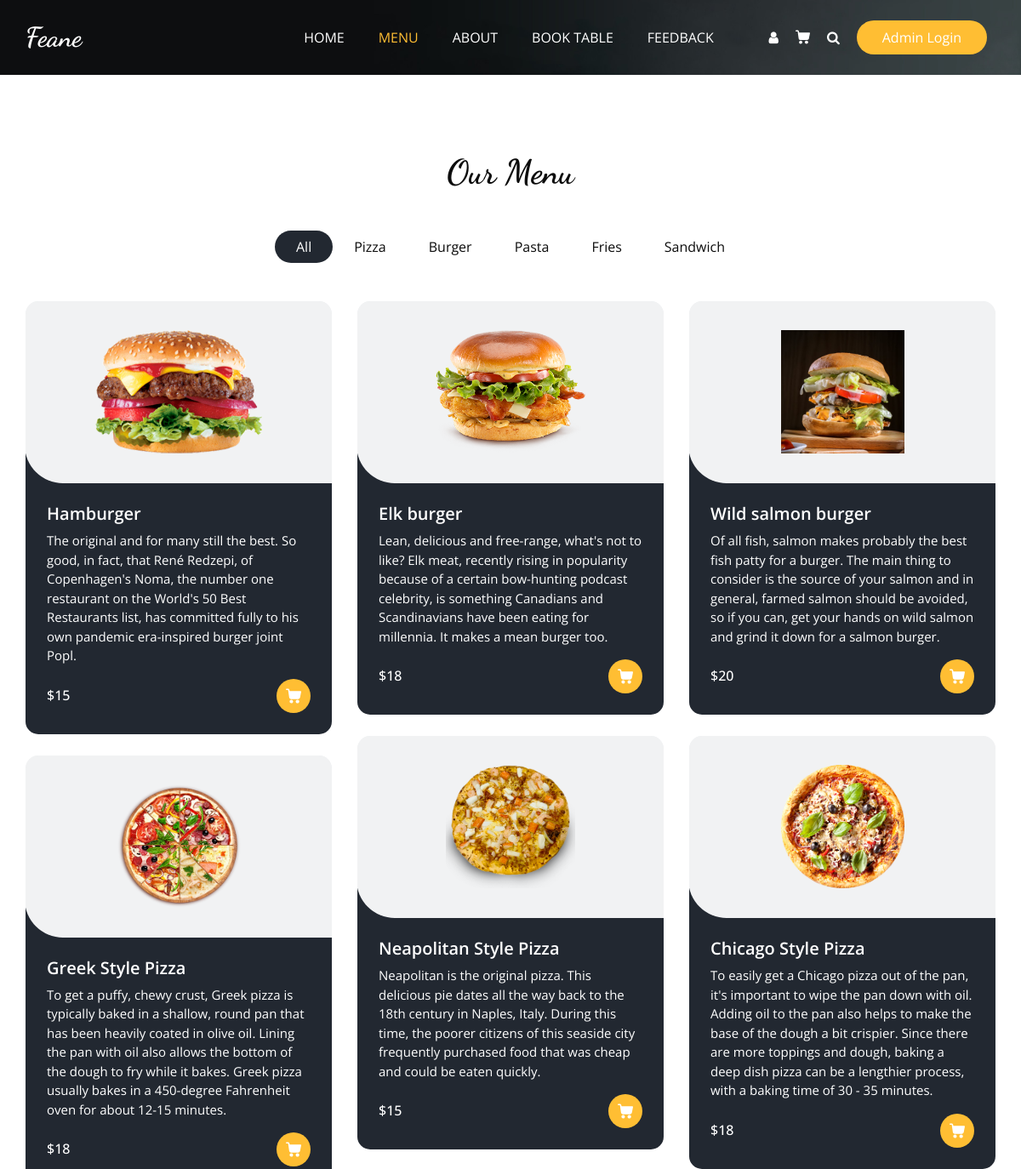
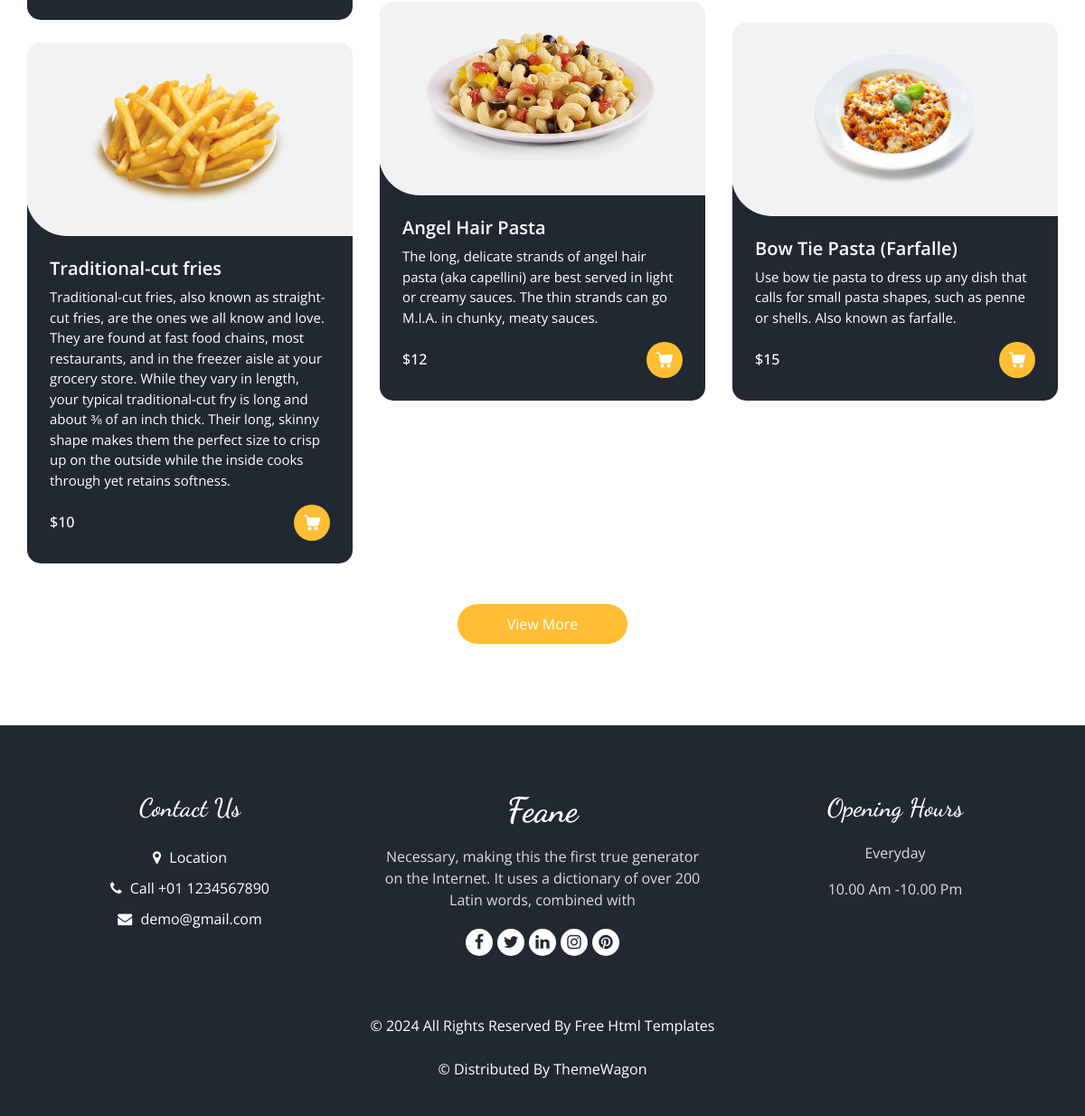
/menu.html, run on the app's committed database (2 pictures, top to bottom).
### Base_App/models.py (models this page shows, shortened)
class ItemList(models.Model):
    Category_name = models.CharField(max_length=50)
    def __str__(self):
        return self.Category_name

class Items(models.Model):
    Item_name = models.CharField(max_length=50)
    Description = models.TextField(blank=False)
    Price = models.IntegerField()
    Category = models.ForeignKey(ItemList,related_name='name',on_delete=models.CASCADE)
    Image = models.ImageField(upload_to='items/')

### Base_App/views.py (the view)
# urls.py: path('menu.html', MenuView,name='menu'),
def MenuView (request):
    items =  Items.objects.all()
    list = ItemList.objects.all()
    return render(request, 'menu.html', {'items': items, 'list': list})

### Template/menu.html (shortened to what this page needs)
{% extends 'base.html' %}
{% block menustatus %} active {% endblock menustatus %}
{% block class %}
     class="sub_page"
{% endblock class %}
{% load static %}
{% block main %}
  <section class="food_section layout_padding">
    <div class="container">
      <div class="heading_container heading_center">
        <h2>
          Our Menu
        </h2>
      </div>
       <ul class="filters_menu">
        <li class="active" data-filter="*">All</li>
        {% for i in list %}
        <li data-filter=".{{i.Category_name}}">{{i.Category_name}}</li>
        {% endfor %}
      </ul>
      <div class="filters-content">
        <div class="row grid">
        {% for j in items %}
          <div class="col-sm-6 col-lg-4 all {{j.Category}}">
            <div class="box">
              <div>
                <div class="img-box">
                  <img src="/media/{{j.Image}}" alt="">
                </div>
                <div class="detail-box">
                  <h5>
                    {{j.Item_name}}
                  </h5>
                  <p>
                   {{j.Description}}
                  </p>
                  <div class="options">
                    <h6>
                     ${{j.Price}}
                    </h6>
                    <a href="">
                    </a>
                  </div>
                </div>
              </div>
            </div>
          </div>
            {% endfor %}
        </div>
      </div>
      <div class="btn-box">
        <a href="">
          View More
        </a>
      </div>
    </div>
  </section>
{% endblock main %}

### Template/base.html (shortened to what this page needs)
<!DOCTYPE html>
<html>
    {% load static %}
<head>
  <link rel="stylesheet" type="text/css" href="{% static 'css/bootstrap.css' %}" />
  <link rel="stylesheet" type="text/css" href="https://cdnjs.cloudflare.com/ajax/libs/OwlCarousel2/2.3.4/assets/owl.carousel.min.css" />
  <link rel="stylesheet" href="https://cdnjs.cloudflare.com/ajax/libs/jquery-nice-select/1.1.0/css/nice-select.min.css" />
  <link href="{% static 'css/font-awesome.min.css' %}" rel="stylesheet" />
  <link href="{% static 'css/style.css' %}" rel="stylesheet" />
  <link href="{% static 'css/responsive.css' %}" rel="stylesheet" />
</head>
<body {% block class %}{% endblock class %}>
  <div class="hero_area">
    <div class="bg-box">
      <img src="{% static 'images/hero-bg.jpg' %}" alt="">
    </div>
    <header class="header_section">
      <div class="container">
        <nav class="navbar navbar-expand-lg custom_nav-container ">
          <a class="navbar-brand" href="{% url "home" %}">
            <span>
              Feane
            </span>
          </a>
          <div class="collapse navbar-collapse" id="navbarSupportedContent">
            <ul class="navbar-nav  mx-auto ">
              <li class="nav-item {% block homestatus %} {% endblock homestatus %}">
                <a class="nav-link" href="{% url "home" %}">Home <span class="sr-only">(current)</span></a>
              </li>
              <li class="nav-item  {% block menustatus %} {% endblock menustatus %}">
                <a class="nav-link" href="{% url "menu" %}">Menu</a>
              </li>
              <li class="nav-item  {% block aboutstatus %} {% endblock aboutstatus %}">
                <a class="nav-link" href="{% url "about" %}">About</a>
              </li>
              <li class="nav-item  {% block tablestatus %} {% endblock tablestatus %}">
                <a class="nav-link" href="{% url "book_table" %}">Book Table</a>
              </li>
              <li class="nav-item  {% block feedbackstatus %} {% endblock feedbackstatus %}">
                <a class="nav-link" href="{% url "feedback" %}">Feedback</a>
              </li>
            </ul>
            <div class="user_option">
              <a href="" class="user_link">
                <i class="fa fa-user" aria-hidden="true"></i>
              </a>
              <a class="cart_link" href="#">
              </a>
              <form class="form-inline">
                <button class="btn  my-2 my-sm-0 nav_search-btn" type="submit">
                  <i class="fa fa-search" aria-hidden="true"></i>
                </button>
              </form>
              <a href="/admin" class="order_online">
                Admin Login
              </a>
            </div>
          </div>
        </nav>
      </div>
    </header>
  </div>
  {% block main %}
  {% endblock main %}
  <footer class="footer_section">
    <div class="container">
      <div class="row">
        <div class="col-md-4 footer-col">
          <div class="footer_contact">
            <h4>
              Contact Us
            </h4>
            <div class="contact_link_box">
              <a href="">
                <i class="fa fa-map-marker" aria-hidden="true"></i>
                <span>
                  Location
                </span>
              </a>
              <a href="">
                <i class="fa fa-phone" aria-hidden="true"></i>
                <span>
                  Call +01 1234567890
                </span>
              </a>
              <a href="">
                <i class="fa fa-envelope" aria-hidden="true"></i>
                <span>
                  demo@gmail.com
                </span>
              </a>
            </div>
          </div>
        </div>
        <div class="col-md-4 footer-col">
          <div class="footer_detail">
            <a href="" class="footer-logo">
              Feane
            </a>
            <p>
              Necessary, making this the first true generator on the Internet. It uses a dictionary of over 200 Latin words, combined with
            </p>
            <div class="footer_social">
              <a href="">
                <i class="fa fa-facebook" aria-hidden="true"></i>
              </a>
              <a href="">
                <i class="fa fa-twitter" aria-hidden="true"></i>
              </a>
              <a href="">
                <i class="fa fa-linkedin" aria-hidden="true"></i>
              </a>
              <a href="">
                <i class="fa fa-instagram" aria-hidden="true"></i>
              </a>
              <a href="">
                <i class="fa fa-pinterest" aria-hidden="true"></i>
              </a>
            </div>
          </div>
        </div>
        <div class="col-md-4 footer-col">
          <h4>
            Opening Hours
          </h4>
          <p>
            Everyday
          </p>
          <p>
            10.00 Am -10.00 Pm
          </p>
        </div>
      </div>
      <div class="footer-info">
        <p>
          &copy; <span id="displayYear"></span> All Rights Reserved By
          <a href="https://html.design/">Free Html Templates</a><br><br>
          &copy;  Distributed By
          <a href="https://themewagon.com/" target="_blank">ThemeWagon</a>
        </p>
      </div>
    </div>
  </footer>
</body>
</html>

### Static/css/responsive.css (style rules this page uses)
@media (min-width: 1200px) { .container { max-width: 1170px; } }

### data on the page
ItemList: Category_name "Pizza"
ItemList: Category_name "Burger"
ItemList: Category_name "Pasta"
ItemList: Category_name "Fries"
ItemList: Category_name "Sandwich"
Items: Image (picture), Item_name "Hamburger", Description "The original and for many still the best. So good, in fact, that René Redzepi, of Copenhagen's Noma, the number one restaurant on the World's 50 Best Restaurants list, has committed fully to his own pandemic era-inspired burger joint Popl.", Price "15"
Items: Image (picture), Item_name "Elk burger", Description "Lean, delicious and free-range, what's not to like? Elk meat, recently rising in popularity because of a certain bow-hunting podcast celebrity, is something Canadians and Scandinavians have been eating for millennia. It makes a mean burger too.", Price "18"
Items: Image (picture), Item_name "Wild salmon burger", Description "Of all fish, salmon makes probably the best fish patty for a burger. The main thing to consider is the source of your salmon and in general, farmed salmon should be avoided, so if you can, get your hands on wild salmon and grind it down for a salmon burger.", Price "20"
Items: Image (picture), Item_name "Neapolitan Style Pizza", Description "Neapolitan is the original pizza. This delicious pie dates all the way back to the 18th century in Naples, Italy. During this time, the poorer citizens of this seaside city frequently purchased food that was cheap and could be eaten quickly.", Price "15"
Items: Image (picture), Item_name "Chicago Style Pizza", Description "To easily get a Chicago pizza out of the pan, it's important to wipe the pan down with oil. Adding oil to the pan also helps to make the base of the dough a bit crispier. Since there are more toppings and dough, baking a deep dish pizza can be a lengthier process, with a baking time of 30 - 35 minutes.", Price "18"
Items: Image (picture), Item_name "Greek Style Pizza", Description "To get a puffy, chewy crust, Greek pizza is typically baked in a shallow, round pan that has been heavily coated in olive oil. Lining the pan with oil also allows the bottom of the dough to fry while it bakes. Greek pizza usually bakes in a 450-degree Fahrenheit oven for about 12-15 minutes.", Price "18"
Items: Image (picture), Item_name "Angel Hair Pasta", Description "The long, delicate strands of angel hair pasta (aka capellini) are best served in light or creamy sauces. The thin strands can go M.I.A. in chunky, meaty sauces.", Price "12"
Items: Image (picture), Item_name "Bow Tie Pasta (Farfalle)", Description "Use bow tie pasta to dress up any dish that calls for small pasta shapes, such as penne or shells. Also known as farfalle.", Price "15"
Items: Image (picture), Item_name "Traditional-cut fries", Description "Traditional-cut fries, also known as straight-cut fries, are the ones we all know and love. They are found at fast food chains, most restaurants, and in the freezer aisle at your grocery store. While they vary in length, your typical traditional-cut fry is long and about ⅜ of an inch thick. Their long, skinny shape makes them the perfect size to crisp up on the outside while the inside cooks through yet retains softness.", Price "10"
